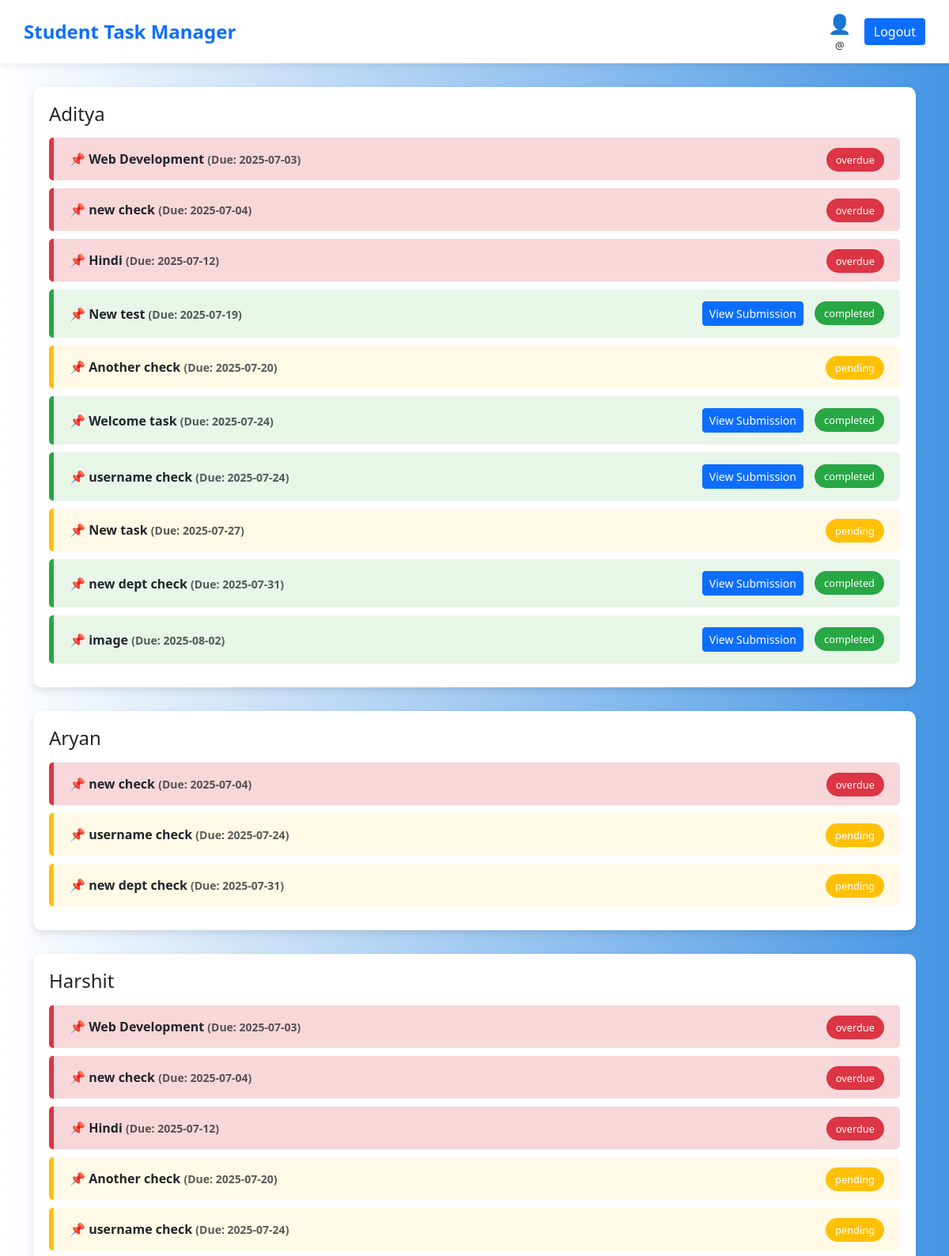
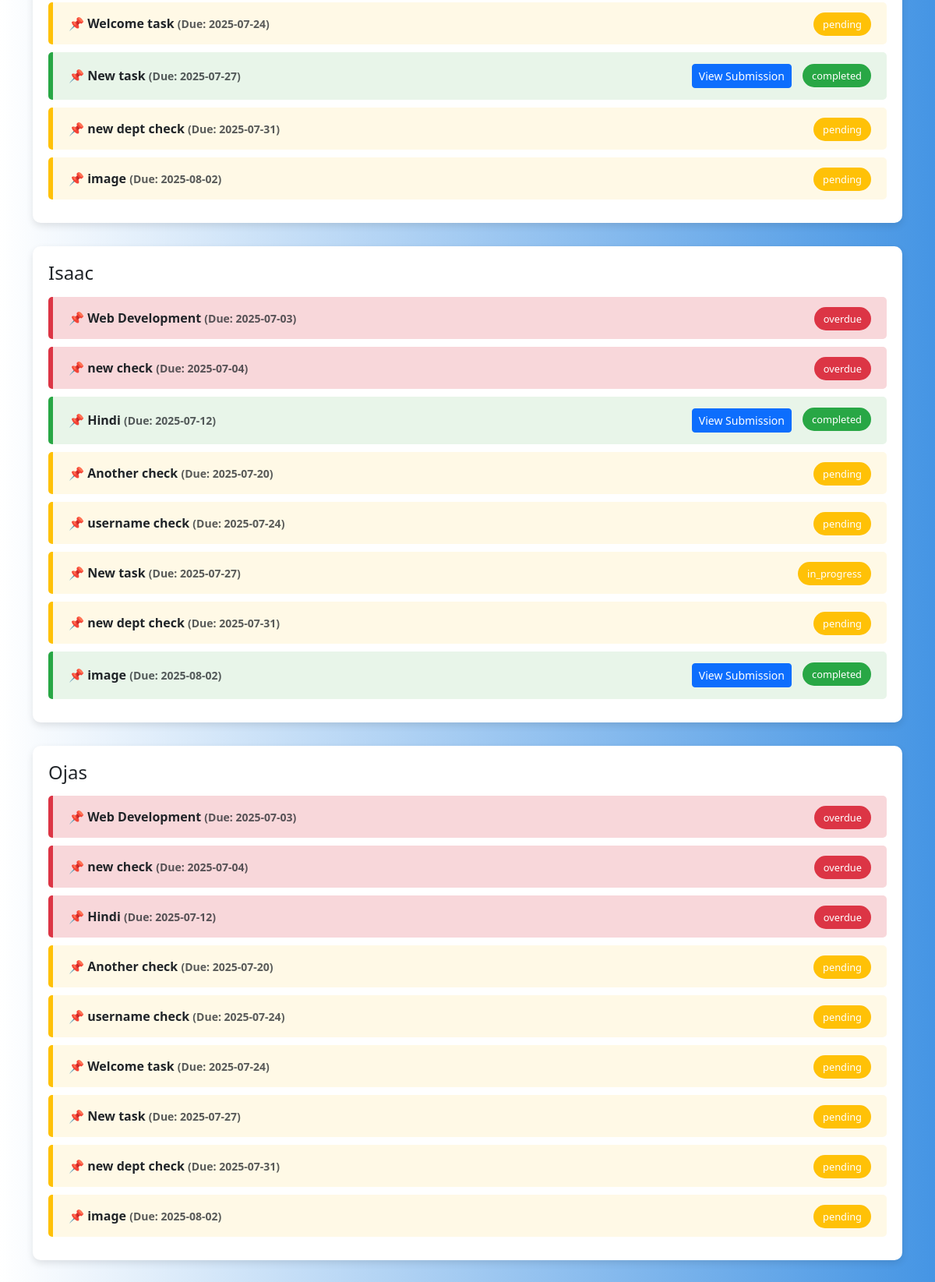
The page /admin_prog_bar.php on the database as committed earlier (2 pictures, top to bottom).
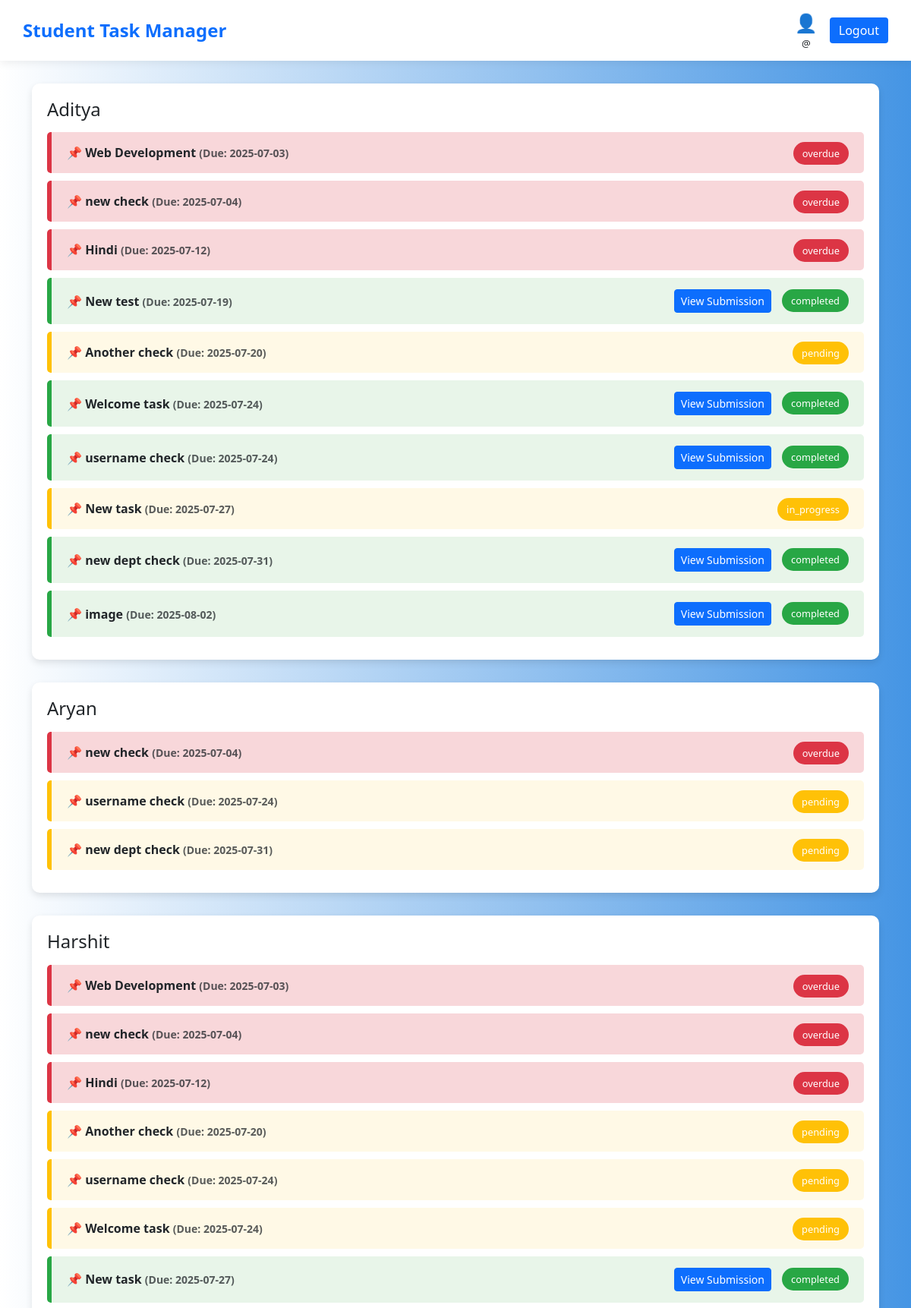
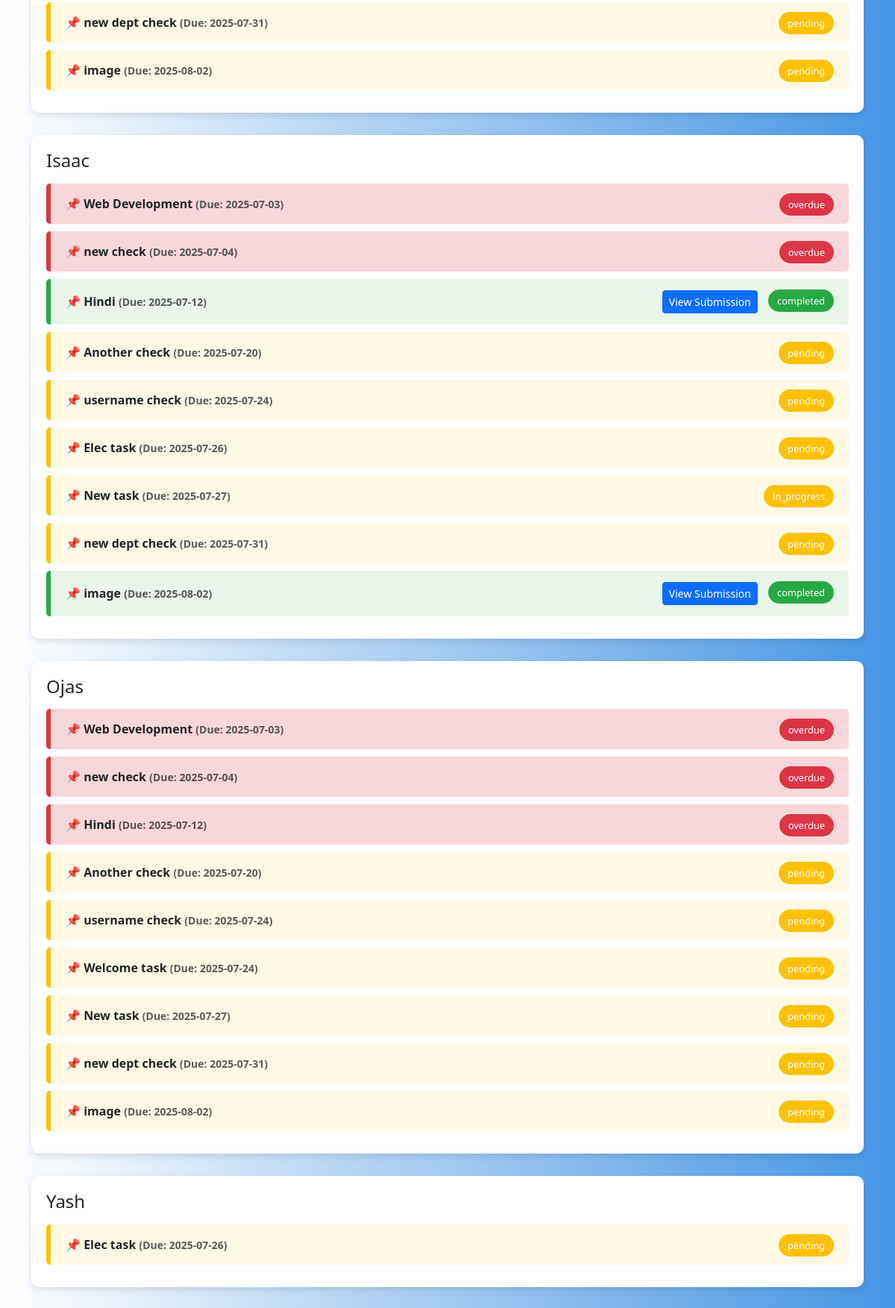
The same page on the database as committed later (2 pictures, top to bottom).
### tables this page shows
CREATE TABLE `tasks` (
  `id` int(11) NOT NULL,
  `title` varchar(100) NOT NULL,
  `description` text DEFAULT NULL,
  `assigned_to` int(11) DEFAULT NULL,
  `username` varchar(30) NOT NULL,
  `department` varchar(30) NOT NULL,
  `due_date` date DEFAULT NULL,
  `status` enum('pending','in_progress','completed') DEFAULT 'pending',
  `created_at` timestamp NOT NULL DEFAULT current_timestamp(),
  `file_path` varchar(255) DEFAULT NULL
);

### partials/new_dbconnect.php (called while the page is built, shortened)
<?php
$username = "root";
?>

### admin_prog_bar.php (the view, shortened to what this page needs)
<?php
include 'partials/new_dbconnect.php';
$sql = "SELECT users.username, users.rollno, tasks.title, tasks.due_date, tasks.status, tasks.id
        FROM tasks
        INNER JOIN users ON tasks.assigned_to = users.rollno
        ORDER BY users.username, tasks.due_date";
$result = mysqli_query($conn, $sql);
$tasksByStudent = [];
if ($result && mysqli_num_rows($result) > 0) {
    while ($row = mysqli_fetch_assoc($result)) {
        $uname = $row['username'];
        $tasksByStudent[$uname][] = $row;
    }
}
?>
<!DOCTYPE html>
<html lang="en">
<head>
  <link href="https://cdn.jsdelivr.net/npm/bootstrap@5.3.0/dist/css/bootstrap.min.css" rel="stylesheet" />
</head>
<body>
  <nav class="navbar navbar-custom d-flex justify-content-between align-items-center">
    <span class="navbar-brand">Student Task Manager</span>
    <div class="d-flex align-items-center gap-3">
      <div class="text-center">
        <div style="font-size: 24px; color: #0d6efd;">👤</div>
        <div style="font-size: 13px;">
          @<?=  $_SESSION['username']; ?>
        </div>
      </div>
      <button class="btn-logout" onclick="location.href='logout.php'">Logout</button>
    </div>
  </nav>
  <div class="container">
    <?php foreach ($tasksByStudent as $username => $tasks) { ?>
      <div class="student-section">
        <h4 class="mb-3"><?php echo $username; ?></h4>
        <?php foreach ($tasks as $task) {
          $status = strtolower(trim($task['status']));
          if ($task['due_date'] < date('Y-m-d') && $status !== 'completed') {
            $status = 'overdue';
          }
          if ($status === 'completed') {
            $statusColor = '#28a745'; $bgColor = '#e8f5e9';
          } elseif ($status === 'pending' || $status === 'in_progress') {
            $statusColor = '#ffc107'; $bgColor = '#fff9e6';
          } elseif ($status === 'overdue') {
            $statusColor = '#dc3545'; $bgColor = '#f8d7da';
          } else {
            $statusColor = '#999495ff'; $bgColor = '#f0f0f0';
          }
        ?>
        <div class="task-bar" style="border-left-color: <?php echo $statusColor; ?>; background-color: <?php echo $bgColor; ?>;">
          <span class="task-title">📌 <?php echo $task['title']; ?> <small class="text-muted">(Due: <?php echo $task['due_date']; ?>)</small></span>
          <div>
            <?php if ($status === 'completed') { ?>
              <a href="view_submission.php?rollno=<?php echo $task['rollno']; ?>&title=<?php echo $task['title']; ?>" class="btn btn-sm btn-primary">View Submission</a>
            <?php } ?>
            <span class="status-badge" style="background-color: <?php echo $statusColor; ?>;">
              <?php echo $status; ?>
            </span>
          </div>
        </div>
        <?php } ?>
      </div>
    <?php } ?>
  </div>
</body>
</html>

Rows that differ between the two databases and show on the page:
changed tasks (number 8 of 41 on the later page): status "pending" → "in_progress"
added tasks: title "Elec task", due_date "2025-07-26", status "pending", shown under "Isaac"
added tasks: title "Elec task", due_date "2025-07-26", status "pending", shown under "Yash"
Other text that changed with them:
new list line: "Yash"
